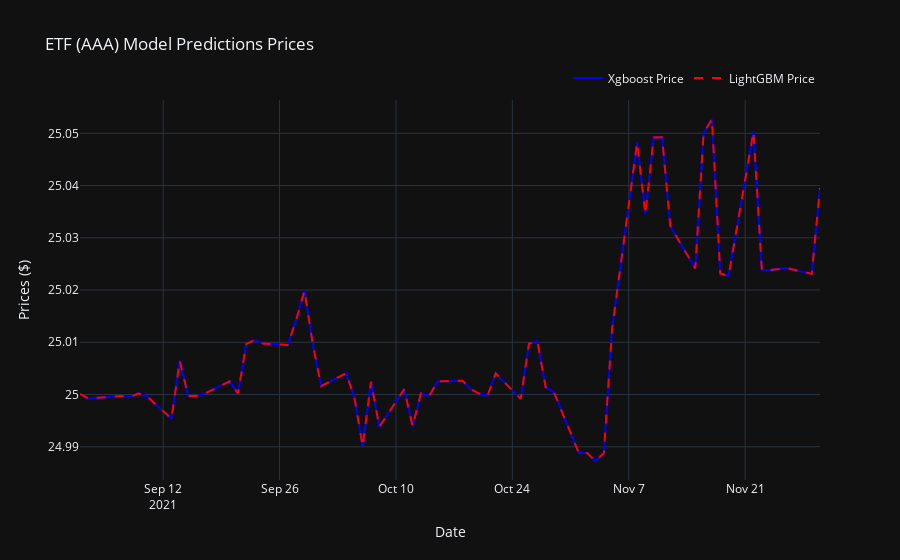

The notebook cell saved with this chart:
### Markdown cell above
### Compare to models

### Code cell
# Graph of Prediction
pred_graph_3 = go.Figure()
pred_graph_3.add_trace(go.Scatter(x = for_graph.index, y = for_graph["Prediction"], name = "Xgboost Price", marker_color = "blue"))
pred_graph_3.add_trace(go.Scatter(x = for_graph_2.index, y = for_graph_2["Prediction"], name = "LightGBM Price", marker_color = "red",line=dict(dash ="dash")))
pred_graph_3.update_layout(title = f"ETF (AAA) Model Predictions Prices", legend = dict(orientation="h",yanchor="bottom",y=1.02,xanchor="right",x=1),template ="plotly_dark")
pred_graph_3.update_xaxes(title = "Date")
pred_graph_3.update_yaxes(title ="Prices ($)")
pred_graph_3.show()
